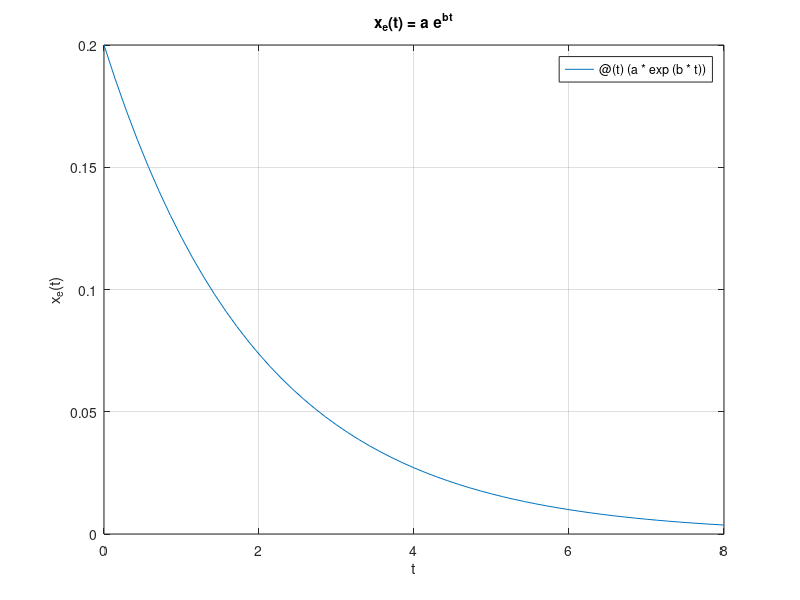

Source code (MATLAB):
%exponential signal

a = 0.2; b = -0.5;
t1 = 0; tstep = 0.5; t2 = 8;

t = t1:tstep:t2;
xe = a*exp(b*t);
plot(t,xe); grid
xlabel('t'); ylabel('x_e(t)');
title('x_e(t)= a e^{bt}')

a = 0.2; b = -0.5;
xe = @(t)(a*exp(b*t));
t1 = 0; t2 = 8;
t = [t1, t2];
fplot(xe, t); grid
xlabel('t'); ylabel('x_e(t)');
title('x_e(t) = a e^{bt}')